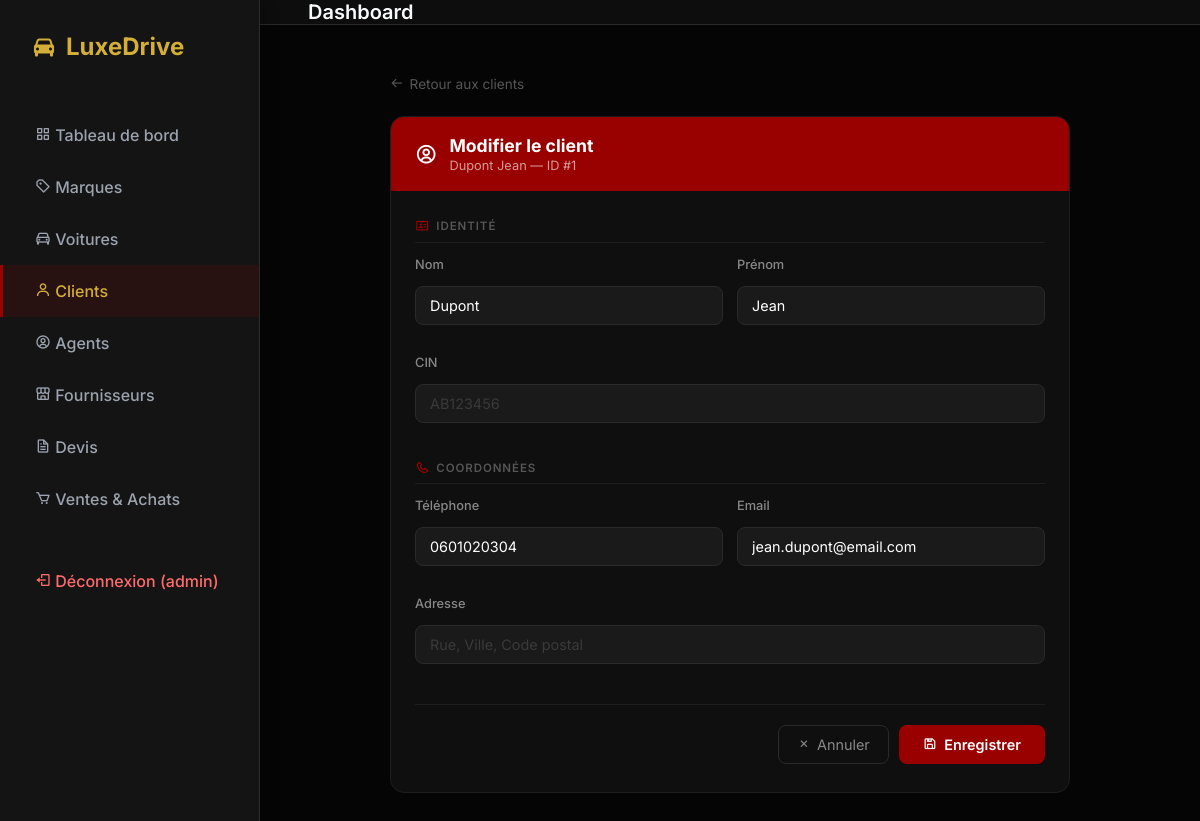
Page /clients/edit/1 (signed in) on the committed database.
### tables this page shows
CREATE TABLE user (
    id_user INTEGER PRIMARY KEY AUTOINCREMENT,
    username TEXT UNIQUE NOT NULL,
    password TEXT NOT NULL,
    role TEXT CHECK( role IN ('admin', 'user') ) NOT NULL,
    id_client INTEGER,
    FOREIGN KEY (id_client) REFERENCES client(id_client)
);

CREATE TABLE client (
    id_client INTEGER PRIMARY KEY AUTOINCREMENT,
    nom TEXT,
    prenom TEXT,
    telephone TEXT,
    email TEXT
, cin TEXT);

### app.py (the view, shortened to what this page needs)
@app.route('/clients/edit/<int:id_client>', methods=['GET', 'POST'])
@admin_required
def client_edit(id_client):
    db = get_db()
    cur = db.cursor()
    cur.execute('SELECT * FROM client WHERE id_client=?', (id_client,))
    client = cur.fetchone()
    return render_template('client_edit.html', client=client)

### app.py (called while the page is built)
def get_db():
    db = getattr(g, '_database', None)
    if db is None:
        db = g._database = sqlite3.connect(DATABASE)
        db.row_factory = sqlite3.Row
    return db

@app.teardown_appcontext
def close_connection(exception):
    db = getattr(g, '_database', None)
    if db is not None:
        db.close()

@app.before_request
def load_logged_in_user():
    user_id = session.get('user_id')
    if user_id is None:
        g.user = None
    else:
        db = get_db()
        cur = db.cursor()
        cur.execute('SELECT * FROM user WHERE id_user = ?', (user_id,))
        g.user = cur.fetchone()

def admin_required(f):
    @wraps(f)
    def decorated_function(*args, **kwargs):
        if 'user_id' not in session or session.get('role') != 'admin':
            return redirect(url_for('voitures'))
        return f(*args, **kwargs)
    return decorated_function

### templates/client_edit.html (shortened to what this page needs)
{% extends 'base.html' %}
{% block content %}
<div class="edit-container">
  <a href="/clients" class="back-link">
    <i class='bx bx-arrow-back'></i> Retour aux clients
  </a>
  <div class="edit-card">
    <div class="edit-card-header">
      <i class='bx bx-user-circle'></i>
      <div>
        <h2>Modifier le client</h2>
        <p>{{ client.nom }} {{ client.prenom }} — ID #{{ client.id_client }}</p>
      </div>
    </div>
    <div class="edit-card-body">
      <form method="POST">
        <div class="section-label">
          <i class='bx bx-id-card'></i> Identité
        </div>
        <div class="form-row">
          <div class="form-group">
            <label>Nom</label>
            <input type="text" name="nom" value="{{ client.nom or '' }}" placeholder="Nom de famille" required>
          </div>
          <div class="form-group">
            <label>Prénom</label>
            <input type="text" name="prenom" value="{{ client.prenom or '' }}" placeholder="Prénom" required>
          </div>
        </div>
        <div class="form-row full">
          <div class="form-group">
            <label>CIN</label>
            <input type="text" name="cin" value="{{ client.cin or '' }}" placeholder="AB123456">
          </div>
        </div>
        <div class="section-label" style="margin-top: 22px;">
          <i class='bx bx-phone'></i> Coordonnées
        </div>
        <div class="form-row">
          <div class="form-group">
            <label>Téléphone</label>
            <input type="text" name="telephone" value="{{ client.telephone or '' }}" placeholder="0600000000">
          </div>
          <div class="form-group">
            <label>Email</label>
            <input type="email" name="email" value="{{ client.email or '' }}" placeholder="email@exemple.com">
          </div>
        </div>
        <div class="form-row full">
          <div class="form-group">
            <label>Adresse</label>
            <input type="text" name="adresse" value="{{ client.adresse or '' }}" placeholder="Rue, Ville, Code postal">
          </div>
        </div>
        <div class="form-actions">
          <a href="/clients" class="btn-cancel">
            <i class='bx bx-x'></i> Annuler
          </a>
          <button type="submit" class="btn-save">
            <i class='bx bx-save'></i> Enregistrer
          </button>
        </div>
      </form>
    </div>
  </div>
</div>
{% endblock %}

### templates/base.html (shortened to what this page needs)
<!DOCTYPE html>
<html lang="fr">
<head>
    <link rel="stylesheet" href="{{ url_for('static', filename='style.css') }}">
    <link href="https://unpkg.com/boxicons@2.1.4/css/boxicons.min.css" rel="stylesheet">
</head>
<body>
    <aside class="sidebar">
        <div class="brand">
            <i class='bx bxs-car'></i>
            <span>LuxeDrive</span>
        </div>
        <ul class="nav-links">
            {% if g.user and g.user.role == 'admin' %}
            <li><a href="{{ url_for('dashboard') }}" class="{% if request.endpoint == 'dashboard' %}active{% endif %}"><i class='bx bx-grid-alt'></i> Tableau de bord</a></li>
            {% endif %}
            <li><a href="{{ url_for('marques') }}" class="{% if request.endpoint in ['marques','marque_detail'] %}active{% endif %}"><i class='bx bx-purchase-tag-alt'></i> Marques</a></li>
            {% if g.user and g.user.role == 'admin' %}
            <li><a href="{{ url_for('voitures') }}" class="{% if request.endpoint in ['voitures','voitures_add','voiture_detail','voiture_edit'] %}active{% endif %}"><i class='bx bx-car'></i> Voitures</a></li>
            {% endif %}
            {% if g.user and g.user.role == 'admin' %}
            <li><a href="{{ url_for('clients') }}" class="{% if request.endpoint in ['clients','client_edit'] %}active{% endif %}"><i class='bx bx-user'></i> Clients</a></li>
            <li><a href="{{ url_for('agents') }}" class="{% if request.endpoint in ['agents','agent_edit'] %}active{% endif %}"><i class='bx bx-user-circle'></i> Agents</a></li>
            <li><a href="{{ url_for('fournisseurs') }}" class="{% if request.endpoint in ['fournisseurs','fournisseur_edit'] %}active{% endif %}"><i class='bx bx-store-alt'></i> Fournisseurs</a></li>
            <li><a href="{{ url_for('devis_select') }}" class="{% if request.endpoint in ['devis_select','devis'] %}active{% endif %}"><i class='bx bx-file'></i> Devis</a></li>
            <li><a href="{{ url_for('transactions') }}" class="{% if request.endpoint == 'transactions' %}active{% endif %}"><i class='bx bx-cart'></i> Ventes & Achats</a></li>
            {% endif %}
            <li style="margin-top:30px;">
                <a href="{{ url_for('logout') }}" style="color:#ff6b6b;">
                    <i class='bx bx-log-out'></i> Déconnexion ({{ g.user.username if g.user else '' }})
                </a>
            </li>
        </ul>
    </aside>
    <div class="main-content">
        <header>
            <h1 class="page-title">{% block page_title %}Dashboard{% endblock %}</h1>
        </header>
        <main>
            {% block content %}{% endblock %}
        </main>
    </div>
</body>
</html>

### static/style.css (style rules this page uses)
:root { --primary-color: #990000; --primary-hover: #7a0000; --accent-gold: #D4AF37; --bg-color: #050505; --sidebar-bg: #141414; --card-bg: #141414; --text-main: #f8fafc; --text-muted: #9ca3af; --border-color: #2a2a2a; --success: #10b981; --warning: #f59e0b; --danger: #ef4444; }
* { box-sizing: border-box; margin: 0; padding: 0; font-family: 'Inter', sans-serif; }
body { background-color: var(--bg-color); color: var(--text-main); display: flex; height: 100vh; overflow: hidden; }
.sidebar { width: 260px; background-color: var(--sidebar-bg); border-right: 1px solid var(--border-color); display: flex; flex-direction: column; padding: 2rem 0; box-shadow: 4px 0 15px rgba(0,0,0,0.2); z-index: 10; }
.brand { padding: 0 2rem; font-size: 1.5rem; font-weight: 700; color: var(--accent-gold); margin-bottom: 3rem; display: flex; align-items: center; gap: 10px; }
.nav-links { list-style: none; display: flex; flex-direction: column; }
.nav-links li { width: 100%; }
.nav-links a { display: block; padding: 1rem 2rem; color: var(--text-muted); text-decoration: none; font-weight: 500; transition: all 0.3s ease; border-left: 3px solid transparent; }
.nav-links a:hover, .nav-links a.active { background-color: rgba(153, 0, 0, 0.15); color: var(--accent-gold); border-left: 3px solid var(--primary-color); }
.main-content { flex: 1; display: flex; flex-direction: column; overflow-y: auto; }
header { height: 80px; display: flex; align-items: center; padding: 0 3rem; background: rgba(18, 18, 18, 0.7); backdrop-filter: blur(10px); border-bottom: 1px solid var(--border-color); position: sticky; top: 0; z-index: 5; }
.page-title { font-size: 1.25rem; font-weight: 600; }
main { padding: 3rem; flex: 1; }
.form-group { display: flex; flex-direction: column; margin-bottom: 1rem; }
.form-group label { font-size: 0.9rem; font-weight: 500; color: var(--text-muted); margin-bottom: 0.5rem; }
.form-group input, .form-group select { padding: 0.75rem 1rem; border-radius: 8px; border: 1px solid var(--border-color); background-color: rgba(0,0,0,0.2); color: var(--text-main); font-size: 1rem; transition: all 0.3s ease; }
.form-group input::placeholder { color: #475569; }

### templates/client_edit.html (style rules this page uses)
.edit-container { max-width: 680px; margin: 0 auto; }
.back-link { display: inline-flex; align-items: center; gap: 6px; color: #555; font-size: 0.85rem; text-decoration: none; margin-bottom: 24px; transition: color 0.2s; }
.edit-card { background: #0f0f0f; border: 1px solid #1e1e1e; border-radius: 14px; overflow: hidden; }
.edit-card-header { background: #990000; padding: 18px 24px; display: flex; align-items: center; gap: 12px; }
.edit-card-header i { font-size: 1.4rem; color: #fff; }
.edit-card-header h2 { font-size: 1.1rem; font-weight: 700; color: #fff; margin: 0; }
.edit-card-header p { font-size: 0.8rem; color: rgba(255,255,255,0.6); margin: 2px 0 0; }
.edit-card-body { padding: 28px 24px; }
.section-label { font-size: 0.72rem; font-weight: 600; color: #555; text-transform: uppercase; letter-spacing: 0.08em; margin-bottom: 14px; padding-bottom: 8px; border-bottom: 1px solid #1e1e1e; display: flex; align-items: center; gap: 6px; }
.section-label i { color: #990000; font-size: 0.9rem; }
.form-row { display: grid; grid-template-columns: 1fr 1fr; gap: 14px; margin-bottom: 14px; }
.form-row.full { grid-template-columns: 1fr; }
.form-group { display: flex; flex-direction: column; gap: 6px; }
.form-group label { font-size: 0.8rem; color: #888; font-weight: 500; }
.form-group input { background: #1a1a1a; border: 1px solid #2a2a2a; border-radius: 8px; color: #fff; font-size: 0.9rem; padding: 10px 14px; outline: none; transition: border-color 0.2s, box-shadow 0.2s; }
.form-group input::placeholder { color: #3a3a3a; }
.form-actions { display: flex; gap: 10px; justify-content: flex-end; margin-top: 24px; padding-top: 20px; border-top: 1px solid #1e1e1e; }
.btn-save { background: #990000; color: #fff; border: none; border-radius: 8px; padding: 10px 24px; font-size: 0.9rem; font-weight: 600; cursor: pointer; transition: background 0.2s; display: flex; align-items: center; gap: 7px; }
.btn-cancel { background: transparent; color: #888; border: 1px solid #2a2a2a; border-radius: 8px; padding: 10px 18px; font-size: 0.9rem; cursor: pointer; transition: all 0.2s; text-decoration: none; display: flex; align-items: center; gap: 6px; }

### rows in the picture
user: user "admin"
client: nom "Dupont", prenom "Jean", id_client "1", telephone "0601020304", email "jean.dupont@email.com"
